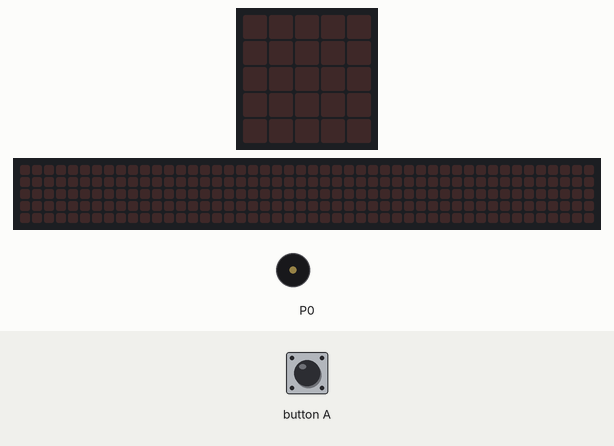
Bench run of a program on a simulated BBC micro:bit (MakeCode). Shown: the board's 5×5 LED display, a strip that is not on the board, showing the scrolling text unrolled, buzzer (waves = sounding). The inputs (shaded band) are chosen by the test bench. Random numbers come from a fixed seed; the 48×5 strip is a reading aid, not a part: it shows the text the display is scrolling, unrolled, one strip-width of it at a time.

Above: at 1.2 s.
1.3 s: button A pressed for 0.15 s
At 2.0 s:
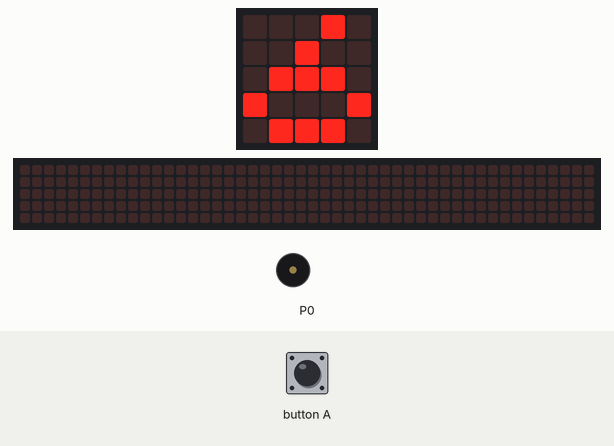
At 21.65 s:
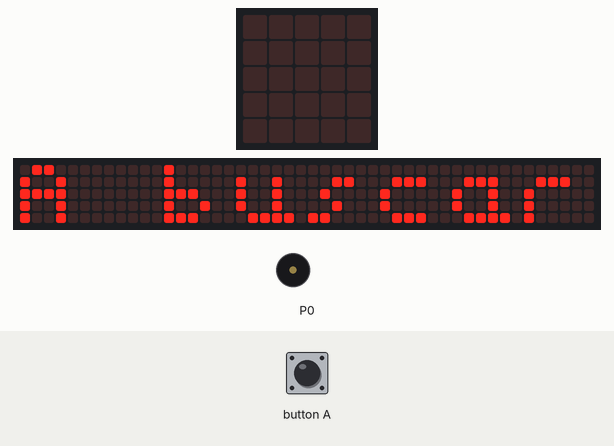
Timing chart, 0 to 21.8 s (numbered marks = the images above; inputs shaded):
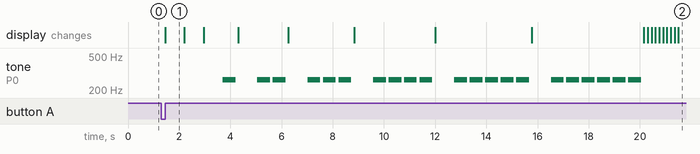

The program:

main.ts
```typescript
let aleatorio = 0
input.onButtonPressed(Button.A, function () {
    aleatorio = randint(5, 10)
    basic.showNumber(aleatorio)
    for (let contar = 0; contar <= aleatorio; contar++) {
        basic.showNumber(contar)
        for (let index = 0; index < contar; index++) {
            music.playTone(262, music.beat(BeatFraction.Whole))
            basic.pause(100)
        }
    }
    basic.showString("A buscar!!!")
    music.playMelody("C E F D G B G C5 ", 120)
})
basic.forever(function () {

})
```

test.ts
```typescript
// aquí va el archivo "tests"; esto no se compilará cuando este paquete se utilice como una extensión.
```

Measured:
- after the input at 1.3 s, tone on P0: plays 262 Hz for 0.50 s, 262 Hz for 0.50 s, 262 Hz for 0.50 s, 262 Hz for 0.50 s, 262 Hz for 0.50 s, 262 Hz for 0.50 s … (21 notes in this stretch), starting after 2.4 s; the display: changes after 0.15 s (image 1)
- what the display in image 1 shows lasts 0.7 s, from 1.5 s to 2.2 s
